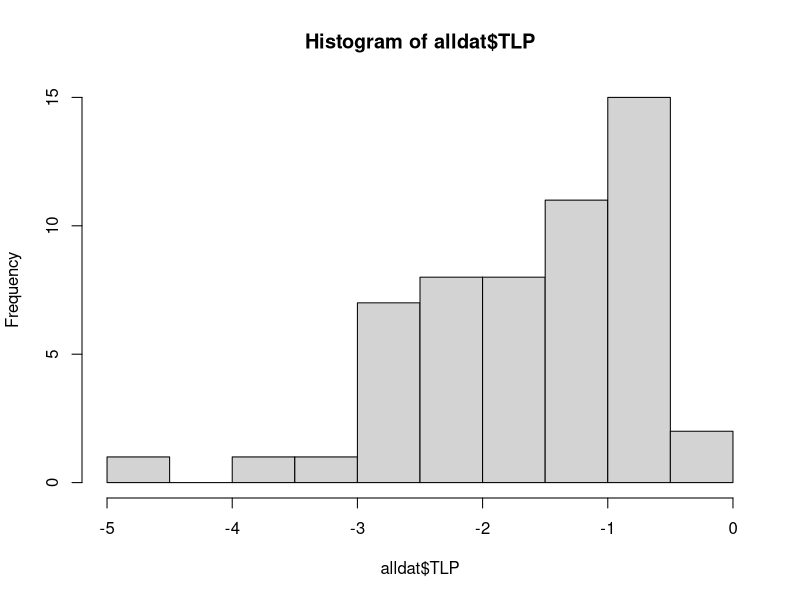
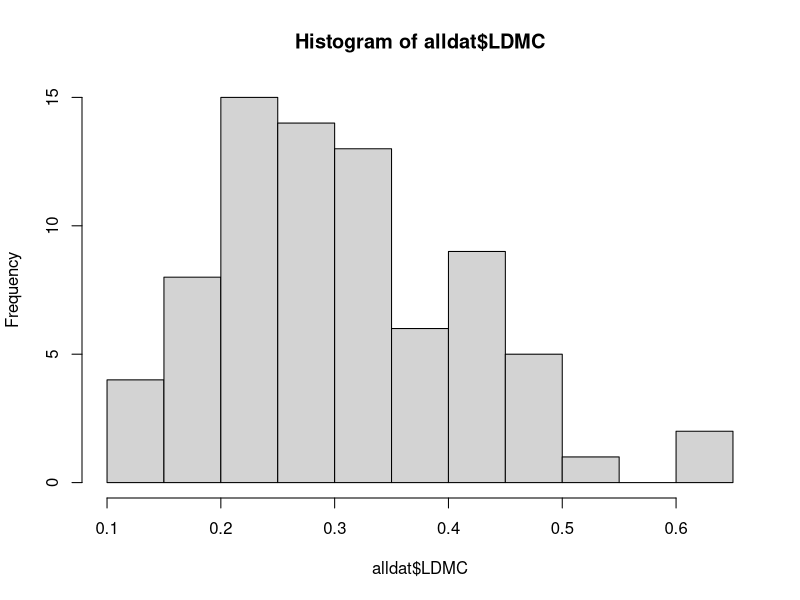

The R script that drew these images, in order:
#### traits analysis ####

#### data and packages + cleaning ####
library(tidyverse)

NEWallsite <- read.csv("data/allsite_new.csv") #data
NEWallsite <- NEWallsite %>% #ensure levels are correct
  mutate(grassland_type = fct_relevel(grassland_type,
                                      "Desert", "Southern Shortgrass", "Northern Shortgrass", 
                                      "Northern Mixed", "Southern Mixed", "Tallgrass"))
alldat <- NEWallsite

#### basic stats and relationships ####
# how many populations have data?
sum(complete.cases(NEWallsite[,c(6:16)])) #21 species have all rows
trtcnt <- rowSums(!is.na(NEWallsite[,c(6:16)])) #count for each row w/ traits filled in
sum(trtcnt == 0) #11 have no trait data 
sum(trtcnt > 5) #59 have more than 5 traits
(sum(trtcnt > 5)/sum(trtcnt >= 0))*100 #52% of data has more than 5 traits


#### modelling; traits as predictors of population growth ####
# These models do not include CWM but are better overall
# LDMC not logged
summary(lm(intrinsicLDGRchr ~ LDMC*grassland_type, data=alldat)) #*** 19%
summary(lm(invasionLDGRcon ~ LDMC*grassland_type, data=alldat)) #*** 25%
# TLP
summary(lm(intrinsicLDGRchr ~ TLP*grassland_type, data=alldat)) #** 21%
summary(lm(invasionLDGRcon ~ TLP*grassland_type, data=alldat)) #* 18%


# SLA (messy, weak relationship)
summary(lm(intrinsicLDGRchr ~ SLA*grassland_type, data=alldat)) #nah
summary(lm(invasionLDGRcon ~ SLA*grassland_type, data=alldat)) #** 19%
# LTD (little to no representation of driest sites)
summary(lm(intrinsicLDGRchr ~ LTD*grassland_type, data=alldat)) #nah
summary(lm(invasionLDGRcon ~ LTD*grassland_type, data=alldat)) #* 16%
# leafarea
summary(lm(intrinsicLDGRchr ~ leafarea*grassland_type, data=alldat)) # not sig
summary(lm(invasionLDGRcon ~ leafarea*grassland_type, data=alldat)) # not sig
# leafN
summary(lm(intrinsicLDGRchr ~ leafN*grassland_type, data=alldat)) # nah
summary(lm(invasionLDGRcon ~ leafN*grassland_type, data=alldat)) # * 25

#height (more competitive to be tall in tallgrass and short in shortgrass)
summary(lm(intrinsicLDGRchr ~ height*grassland_type, data=alldat)) #nah
summary(lm(invasionLDGRcon ~ height*grassland_type, data=alldat)) #* 14% 

# SRL
summary(lm(intrinsicLDGRchr ~ SRL*grassland_type, data=alldat)) #nah
summary(lm(invasionLDGRcon ~ SRL*grassland_type, data=alldat)) #* 19%
# RTD
summary(lm(intrinsicLDGRchr ~ RTD*grassland_type, data=alldat)) #nah
summary(lm(invasionLDGRcon ~ RTD*grassland_type, data=alldat)) #nah
# rootdiam
summary(lm(intrinsicLDGRchr ~ rootdiam*grassland_type, data=alldat)) #nah
summary(lm(invasionLDGRcon ~ rootdiam*grassland_type, data=alldat)) #nah
# rootN
summary(lm(intrinsicLDGRchr ~ rootN*grassland_type, data=alldat)) #nah
summary(lm(invasionLDGRcon ~ rootN*grassland_type, data=alldat)) #nah


#### anova output to report THIS IS IN THE PAPER
# LDMC not logged
anova(lm(intrinsicLDGRchr ~ LDMC*grassland_type, data=alldat))
anova(lm(invasionLDGRcon ~ LDMC*grassland_type, data=alldat)) 
# TLP
anova(lm(intrinsicLDGRchr ~ TLP*grassland_type, data=alldat))
anova(lm(invasionLDGRcon ~ TLP*grassland_type, data=alldat)) 


# SLA (messy, weak relationship)
anova(lm(intrinsicLDGRchr ~ SLA*grassland_type, data=alldat)) #nah
anova(lm(invasionLDGRcon ~ SLA*grassland_type, data=alldat)) #* 11%
# LTD (little to no representation of driest sites)
anova(lm(intrinsicLDGRchr ~ LTD*grassland_type, data=alldat)) #nah
anova(lm(invasionLDGRcon ~ LTD*grassland_type, data=alldat)) #* 16%
# leafarea
anova(lm(intrinsicLDGRchr ~ leafarea*grassland_type, data=alldat)) # not sig
anova(lm(invasionLDGRcon ~ leafarea*grassland_type, data=alldat)) # not sig
# leafN
anova(lm(intrinsicLDGRchr ~ leafN*grassland_type, data=alldat)) # nah
anova(lm(invasionLDGRcon ~ leafN*grassland_type, data=alldat)) # * 25

#height (more competitive to be tall in tallgrass and short in shortgrass)
anova(lm(intrinsicLDGRchr ~ height*grassland_type, data=alldat)) #nah
anova(lm(invasionLDGRcon ~ height*grassland_type, data=alldat)) #* 14% 

# SRL
anova(lm(intrinsicLDGRchr ~ SRL*grassland_type, data=alldat)) #nah
anova(lm(invasionLDGRcon ~ SRL*grassland_type, data=alldat)) #nah
# RTD
anova(lm(intrinsicLDGRchr ~ RTD*grassland_type, data=alldat)) #nah
anova(lm(invasionLDGRcon ~ RTD*grassland_type, data=alldat)) #nah
# rootdiam
anova(lm(intrinsicLDGRchr ~ rootdiam*grassland_type, data=alldat)) #nah
anova(lm(invasionLDGRcon ~ rootdiam*grassland_type, data=alldat)) #nah
# rootN
anova(lm(intrinsicLDGRchr ~ rootN*grassland_type, data=alldat)) #nah
anova(lm(invasionLDGRcon ~ rootN*grassland_type, data=alldat)) #nah


hist(alldat$TLP)
hist(alldat$LDMC)
